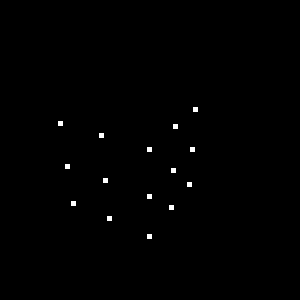
%> input picture testspectral/photogrammetry/sfmclassonline/I1.tif, 300 x 300 px
$ octave drawepipolar.m   (GNU Octave 9; MATLAB toolbox functions it lacks are replaced by stand-ins)
%> lines starting %> are read from the running program, lines starting %| are printed output that depends on the picture; in (x1, y1, x2, y2) boxes, pixels count from 0 and x2, y2 are one past the last pixel; in counts of white or black regions, pixels touching at a corner belong together; the program's own positions count from 1
% Draw epipolar lines, from the essential matrix.

clear all
close all

I1 = imread('I1.tif');
%> I1 is the input picture: size 300x300 uint8; 0.42% white; 15 white regions, largest, box (x1, y1, x2, y2) and area: (193, 107, 198, 112) 25, (58, 121, 63, 126) 25, (173, 124, 178, 129) 25
I2 = imread('I2.tif');
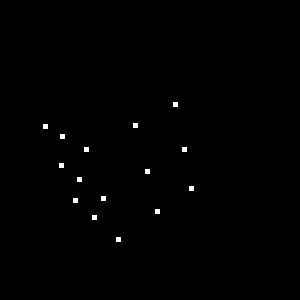
%> input picture testspectral/photogrammetry/sfmclassonline/I2.tif, 300 x 300 px
%> I2 is the input picture: size 300x300 uint8; 0.42% white; 15 white regions, largest, box (x1, y1, x2, y2) and area: (173, 102, 178, 107) 25, (133, 123, 138, 128) 25, (43, 124, 48, 129) 25

% intrinsic camera parameters
K = [ 300  0  150;
      0  300  150;
      0  0   1];

load E
load u1
load u2

% Display images
subplot(1,2,1), imshow(I1, []), title('View 1');
for i=1:length(u1)
    rectangle('Position', [u1(1,i)-4 u1(2,i)-4 8 8], 'EdgeColor', 'r');
    text(u1(1,i)+4, u1(2,i)+4, sprintf('%d', i), 'Color', 'r');
end
subplot(1,2,2), imshow(I2, []), title('View 2');
for i=1:length(u2)
    rectangle('Position', [u2(1,i)-4 u2(2,i)-4 8 8], 'EdgeColor', 'g');
    text(u2(1,i)+4, u2(2,i)+4, sprintf('%d', i), 'Color', 'g');
end
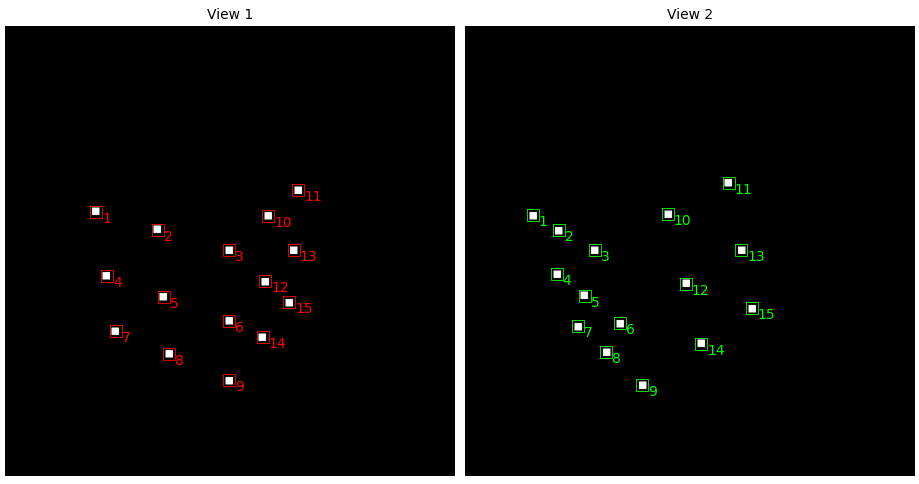
%> figure redrawn from the program's plot data, 2 panels

pause

p1 = inv(K) * u1;        % get normalized image coordinates
p2 = inv(K) * u2;        % get normalized image coordinates

% Draw epipolar lines on image 1
for i=1:length(p2)
    subplot(1,2,1), imshow(I1,[]);
    % The product l=E*p2 is the equation of the epipolar line corresponding
    % to p2, in the first image.  Here, l=(a,b,c), and the equation of the
    % line is ax + by + c = 0.
    l = E * p2(:,i);

    % Calculate residual error.  The product p1'*E*p2 should = 0.  The
    % difference is the residual.
    res = p1(:,i)' * E * p2(:,i);
    fprintf('Residual is %f to point %d\n', res, i);

    % Let's find two points on this line. First set x=-1 and solve
    % for y, then set x=1 and solve for y.
    pLine0 = [-1; (-l(3)-l(1)*(-1))/l(2); 1];
    pLine1 = [1; (-l(3)-l(1))/l(2); 1];

    % Convert from normalized to unnormalized coords
    pLine0 = K * pLine0;
    pLine1 = K * pLine1;

    line([pLine0(1) pLine1(1)], [pLine0(2) pLine1(2)], 'Color', 'r');

    subplot(1,2,2), imshow(I2,[]);
    rectangle('Position', [u2(1,i)-4 u2(2,i)-4 8 8], 'EdgeColor', 'g');
    text(u2(1,i)+4, u2(2,i)+4, sprintf('%d', i), 'Color', 'g');

    pause;
end
%> this loop made 15 passes
%> pass 1, `text(u2(1,i)+4, u2(2,i)+4, sprintf('%d', i), 'Color', 'g');`:
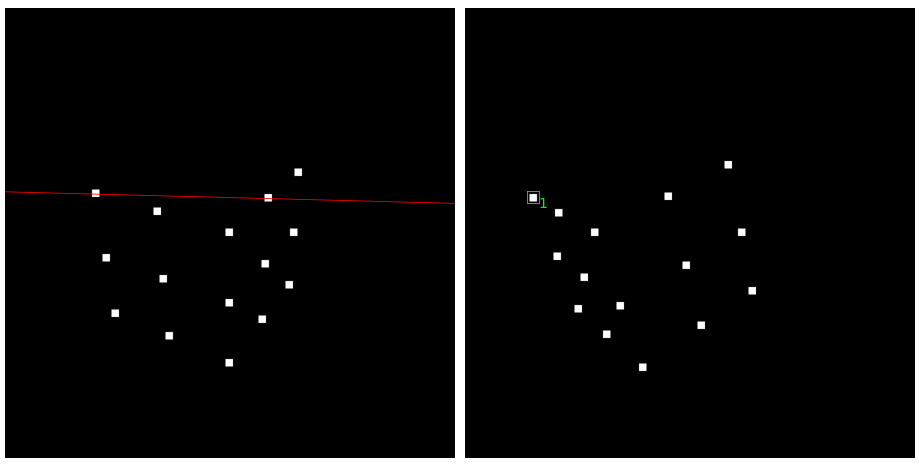
%> figure redrawn from the program's plot data, 2 panels

% Draw epipolar lines on image 2
for i=1:length(p1)
    subplot(1,2,2), imshow(I2, []);
    % The product l=E'*p1 is the equation of the epipolar line corresponding
    % to p1, in the second image.  Here, l=(a,b,c), and the equation of the
    % line is ax + by + c = 0.
    l = E' * p1(:,i);

    % Let's find two points on this line. First set x=-1 and solve
    % for y, then set x=1 and solve for y.
    pLine0 = [-1; (-l(3)-l(1)*(-1))/l(2); 1];
    pLine1 = [1; (-l(3)-l(1))/l(2); 1];

    % Convert from normalized to unnormalized coords
    pLine0 = K * pLine0;
    pLine1 = K * pLine1;

    line([pLine0(1) pLine1(1)], [pLine0(2) pLine1(2)], 'Color', 'r');

    subplot(1,2,1), imshow(I1,[]);
    rectangle('Position', [u1(1,i)-4 u1(2,i)-4 8 8], 'EdgeColor', 'r');
    text(u1(1,i)+4, u1(2,i)+4, sprintf('%d', i), 'Color', 'r');

    pause;
end
